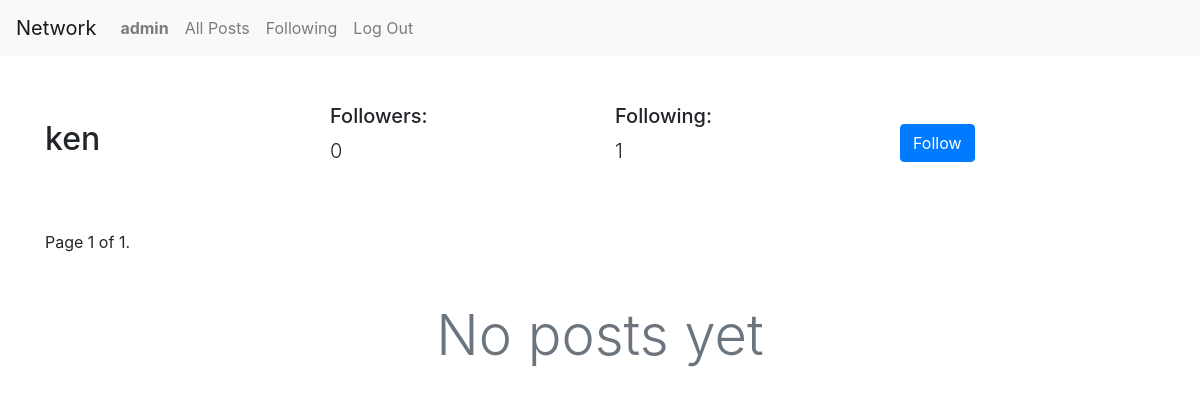
/profile-view/ken (signed in), run on an earlier commit of the app's database.
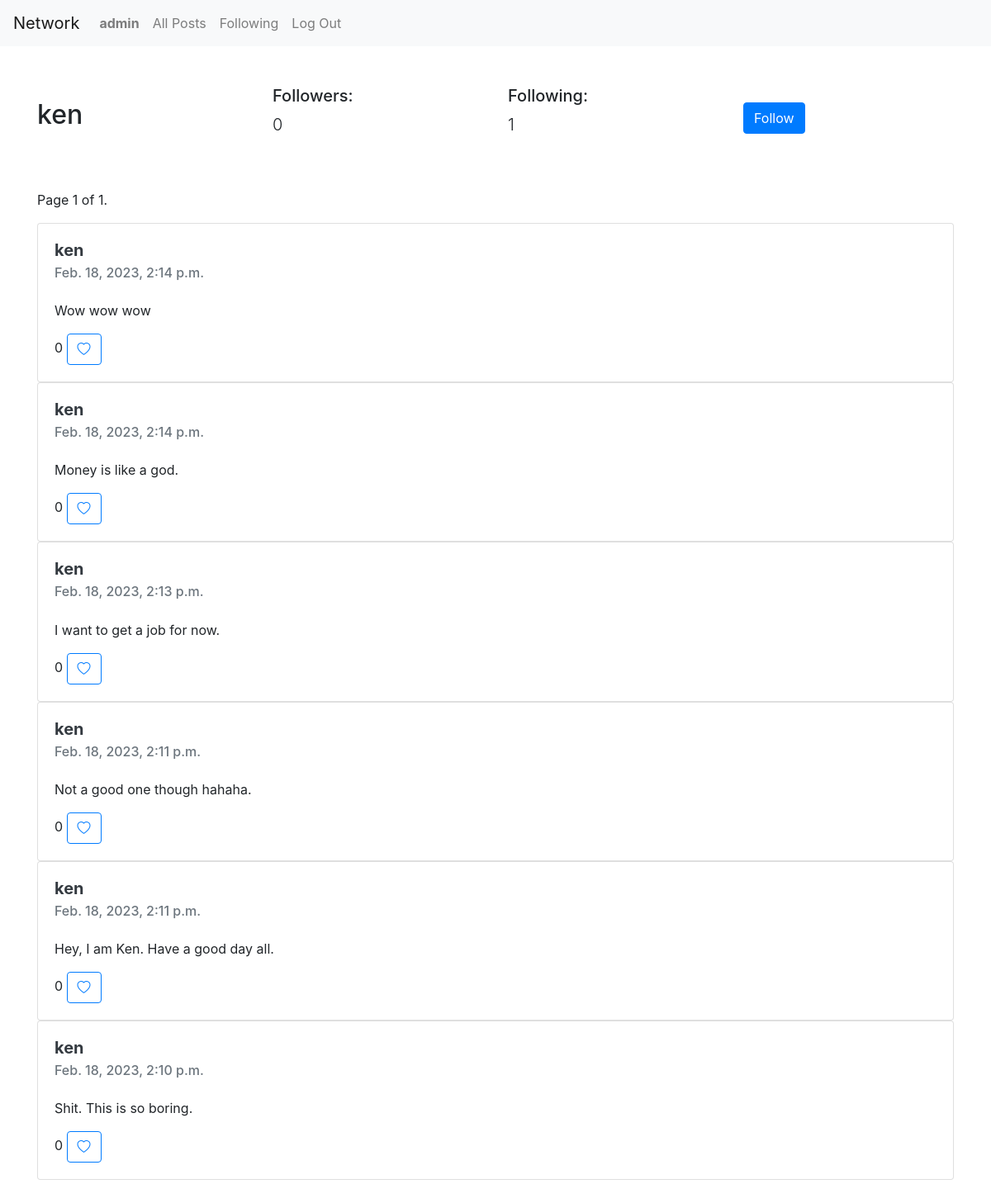
And on a later commit of the database.
### network/models.py (models this page shows, shortened)
class User(AbstractUser):
    pass

class Profile(models.Model):
    user = models.ForeignKey(User,on_delete=models.CASCADE)
    id_user = models.IntegerField()
    followers = models.IntegerField(default=0)
    following = models.IntegerField(default=0)

class Post(models.Model):
    user = models.CharField(max_length=100)
    content = models.TextField()
    created_at = models.DateTimeField(default=datetime.now)
    likes = models.IntegerField(default=0)
    class Meta:
        ordering = ['-created_at']

### network/views.py (the view)
# urls.py: path('profile-view/<str:user>',views.profile_view,name='profile_view'),
@login_required(login_url='login')
def profile_view(request,user):
    user_profile = User.objects.get(username=user)
    profile = Profile.objects.get(user=user_profile)
    posts = Post.objects.filter(user=user)
    paginator = Paginator(posts,10) # Show 10 posts per page
    page_number = request.GET.get('page')
    page_obj = paginator.get_page(page_number)
    already_followed = Follow.objects.filter(user_follow=request.user.username,user_profile=user_profile.username).first()
    liked_posts_all = []
    for post in posts:
        liked_posts = LikePost.objects.filter(user=request.user.username,post_id=post.id)
        liked_posts_all.extend(liked_posts)
    return render(request,'network/profile.html',{
        'profile':profile,
        'page_obj':page_obj,
        'user_profile': user_profile.username,
        'user_request': request.user.username,
        'already_followed': already_followed,
        'liked_posts': liked_posts_all
    })

### network/templates/network/profile.html (shortened to what this page needs)
{% extends 'network/layout.html' %}
{% load static %}
{% block body %}
<div class="container">
    <div class="row justify-content-center align-items-center my-5">
        <div class="col-3 ">
            <h2>{{profile.user.username}}</h2>
        </div>
        <div class="col-3">
            <h5> Followers:</h5> <p id="follower_count" class="lead">{{ profile.followers }}</p>
        </div>
        <div class="col-3">
            <h5> Following:</h5>  <p class="lead">{{ profile.following }}</p>
        </div>
        <div class="col-3">
            {% if user_request != user_profile %}
                <button id="follow_btn" class="btn btn-primary"> {% if already_followed %} Unfollow {% else %} Follow {% endif %}</button>
            {% endif %}
        </div>
    </div>
    <div class="row justify-content-center align-items-center my-5">
        <div class="col-12">
            <nav aria-label="post pages">
                <span class="current">
                    Page {{ page_obj.number }} of {{ page_obj.paginator.num_pages }}.
                </span>
            </nav>
        {% if page_obj %}
            {% for post in page_obj %}
            <div class="card" style="width: 100%;">
                <div class="card-body">
                    <h5 class="card-title"><a class="text-dark" href="{% url 'profile_view' post.user %}"><strong>{{post.user}}</strong></a></h5>
                    <h6 class="card-subtitle mb-4 text-muted">{{ post.created_at }}</h6>
                    <p class="card-text">{{ post.content }}</p>
                    <span id="like_count{{post.id}}">{{ post.likes }}</span>
                    <button type="button" id="like{{post.id}}" class="like btn btn-outline-primary" value="like">
                        {% if liked_posts %}
                        {% for liked_post in liked_posts %}
                                {% if post.id == liked_post.post_id %}
                                    <i id="heart{{post.id}}" class="bi bi-heart-fill"></i>
                                {% else %}
                                    <i id="heart{{post.id}}" class="bi bi-heart"></i>
                                {% endif %}
                        {% endfor %}
                        {% else %}
                            <i id="heart{{post.id}}" class="bi bi-heart"></i>
                        {% endif %}
                    </button>
                </div>
            </div>
        {% endfor %}
        {% else %}
            <h4 class="text-center text-muted display-4 mt-5">No posts yet</h4>
        {% endif %}
        </div>
    </div>
</div>
{% endblock%}

### network/templates/network/layout.html (shortened to what this page needs)
{% load static %}
<!DOCTYPE html>
<html lang="en">
  <head>
    <link
      rel="stylesheet"
      href="https://stackpath.bootstrapcdn.com/bootstrap/4.4.1/css/bootstrap.min.css"
    />
    <link href="{% static 'network/styles.css' %}" rel="stylesheet" />
    <link
      rel="stylesheet"
      href="https://cdn.jsdelivr.net/npm/bootstrap-icons@1.10.3/font/bootstrap-icons.css"
    />
  </head>
  <body>
    <nav class="navbar navbar-expand-lg navbar-light bg-light">
      <a class="navbar-brand" href="{% url 'index' %}">Network</a>
      <div>
        <ul class="navbar-nav mr-auto">
                {% if user.is_authenticated %}
                    <li class="nav-item">
                        <a class="nav-link" href="{% url 'profile_view' user.username %}"><strong>{{ user.username }}</strong></a>
                    </li>
                {% endif %}
                <li class="nav-item">
                  <a class="nav-link" href="{% url 'index' %}">All Posts</a>
                </li>
                {% if user.is_authenticated %}
                    <li class="nav-item">
                        <a class="nav-link" href="{% url 'following' %}">Following</a>
                    </li>
                    <li class="nav-item">
                        <a class="nav-link" href="{% url 'logout' %}">Log Out</a>
                    </li>
                {% endif %}
              </ul>
      </div>
    </nav>
    <div class="body">{% block body %} {% endblock %}</div>
  </body>
</html>

What changed in the data, as far as the page shows it:
added Post: user "ken", created_at "Feb. 18, 2023, 2:14 p.m.", content "Wow wow wow", likes "0"
added Post: user "ken", created_at "Feb. 18, 2023, 2:14 p.m.", content "Money is like a god.", likes "0"
added Post: user "ken", created_at "Feb. 18, 2023, 2:13 p.m.", content "I want to get a job for now.", likes "0"
added Post: user "ken", created_at "Feb. 18, 2023, 2:11 p.m.", content "Not a good one though hahaha.", likes "0"
added Post: user "ken", created_at "Feb. 18, 2023, 2:11 p.m.", content "Hey, I am Ken. Have a good day all.", likes "0"
added Post: user "ken", created_at "Feb. 18, 2023, 2:10 p.m.", content "Shit. This is so boring.", likes "0"
Also different on the page:
text no longer shown: "No posts yet"
